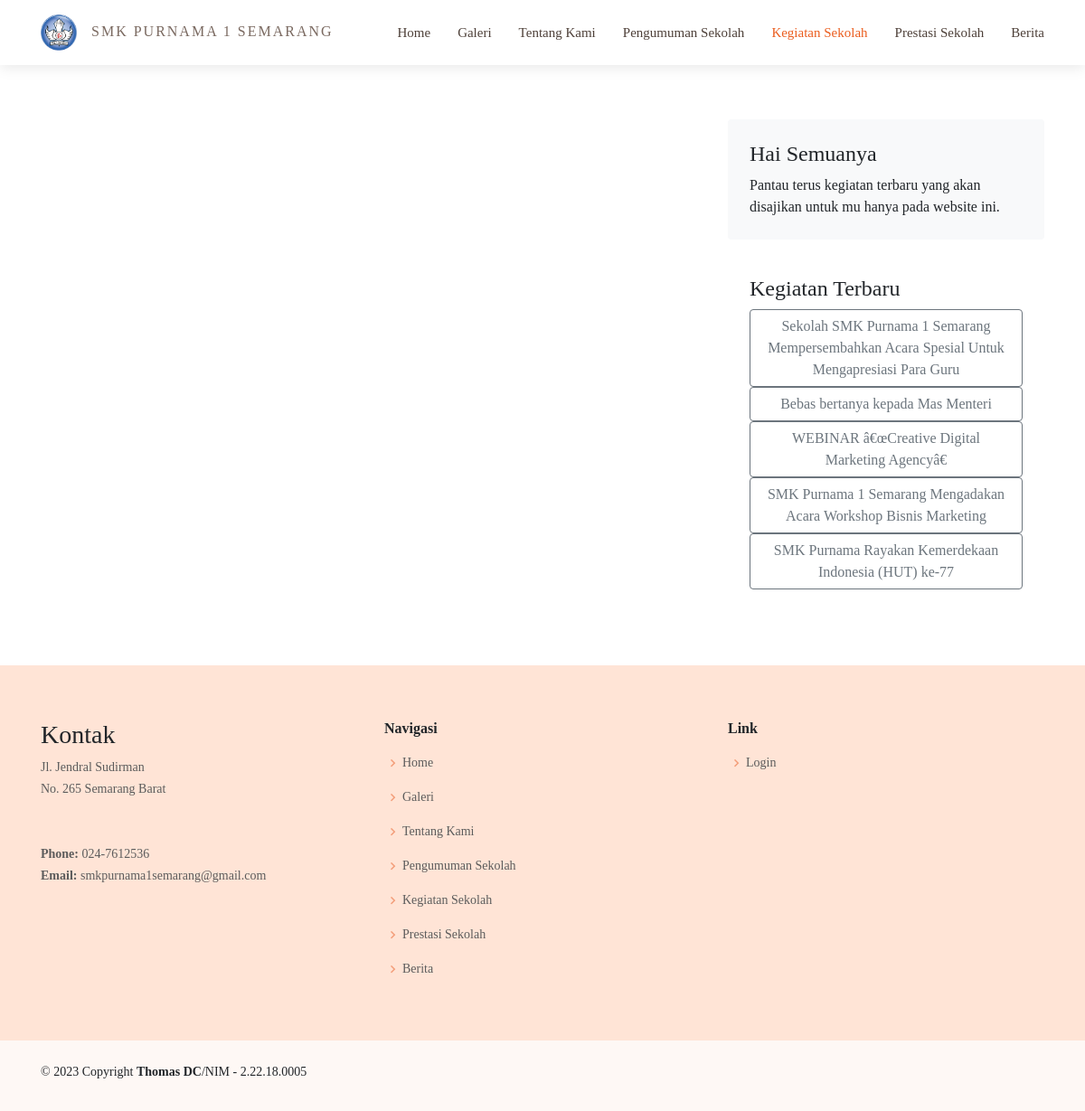
The app's page /WEB/baca-kegiatan.php with its own data.
### tables this page shows
CREATE TABLE `data_kegiatan` (
  `id` int(11) NOT NULL,
  `slug` text NOT NULL,
  `judul` text NOT NULL,
  `isi` text NOT NULL,
  `youtube` text,
  `tanggal` timestamp NOT NULL,
  `foto` varchar(255) NOT NULL,
  `tipe_gambar` varchar(30) NOT NULL,
  `ukuran_gambar` int(11) NOT NULL
);

CREATE TABLE `data_profil_sekolah` (
  `id_profil_sekolah` int(11) NOT NULL,
  `nm_sekolah` varchar(255) NOT NULL,
  `status_sekolah` varchar(255) NOT NULL,
  `nss_npsn` varchar(255) NOT NULL,
  `almt_sekolah` text NOT NULL,
  `telp_sekolah` varchar(255) NOT NULL,
  `email_sekolah` varchar(255) NOT NULL,
  `nm_kepsek` varchar(255) NOT NULL
);

### WEB/baca-kegiatan.php (the view, shortened to what this page needs)
<!DOCTYPE html>
<html lang="en">
<head>
    <link href="../WEB/assets/vendor/aos/aos.css" rel="stylesheet">
    <link href="../WEB/assets/vendor/bootstrap/css/bootstrap.min.css" rel="stylesheet">
    <link href="../WEB/assets/vendor/bootstrap-icons/bootstrap-icons.css" rel="stylesheet">
    <link href="../WEB/assets/vendor/boxicons/css/boxicons.min.css" rel="stylesheet">
    <link href="../WEB/assets/vendor/glightbox/css/glightbox.min.css" rel="stylesheet">
    <link href="../WEB/assets/vendor/swiper/swiper-bundle.min.css" rel="stylesheet">
    <link href="../WEB/assets/css/style.css" rel="stylesheet">
    <link href="../WEB/assets/css/components.css" rel="stylesheet">
</head>
<body>
    <?php
    include "header2.php";
    ?>
    <main id="main">
        <section id="kegiatan" class="portfolio">
            <div class="container" data-aos="fade-up">
                <div data-aos="fade-up" data-aos-delay="100">
                    <div class="row g-5">
                        <div class="col-md-8">
                        </div>
                        <div class="col-md-4">
                            <div class="position-sticky" style="top: 2rem;">
                                <div class="p-4 mb-3 bg-light rounded">
                                    <h4 class="fst-italic">Hai Semuanya</h4>
                                    <p class="mb-0">Pantau terus kegiatan terbaru yang akan disajikan untuk mu hanya pada website ini.</p>
                                </div>
                                <div class="p-4">
                                    <h4 class="fst-italic">Kegiatan Terbaru</h4>
                                    <ol class="list-unstyled mb-0">
                                        <?php
                                        include '../login/conn.php';
                                        $data = mysqli_query($conn, "SELECT * FROM data_kegiatan ORDER BY `id` DESC LIMIT 12 ");
                                        while ($d = mysqli_fetch_array($data)) {
                                        ?>
                                            <li><a class="btn btn-outline-secondary" style="width: 100% ;" href="<?php echo $d['slug']; ?>"><?php echo $d['judul']; ?></a></li>
                                        <?php } ?>
                                    </ol>
                                </div>
                            </div>
                        </div>
                    </div>
                </div>
            </div>
        </section>
    </main>
    <?php
    include "footer2.php";
    ?>
</body>
</html>

### WEB/footer2.php (shortened to what this page needs)
<footer id="footer">
  <div class="footer-top section-bg">
    <div class="container">
      <div class="row">
        <div class="col-lg-4 col-md-6 footer-contact">
          <h3>Kontak</h3>
          <p>
            Jl. Jendral Sudirman
            <br>
            No. 265 Semarang Barat<br>
            <br><br>
            <strong>Phone:</strong>
            <?php
            include '../login/conn.php';
            $cari_phone = mysqli_query($conn, "SELECT telp_sekolah FROM data_profil_sekolah ");
            $rows = mysqli_fetch_array($cari_phone);
            echo $rows['telp_sekolah'];
            ?>
            <br>
            <strong>Email:</strong>
            <?php
            $cari_email = mysqli_query($conn, "SELECT email_sekolah FROM data_profil_sekolah ");
            $rows = mysqli_fetch_array($cari_email);
            echo $rows['email_sekolah'];
            ?>
            <br>
          </p>
        </div>
        <div class="col-lg-4 col-md-3 footer-links">
          <h4>Navigasi</h4>
          <ul>
            <li><i class="bx bx-chevron-right"></i> <a href="../home#home">Home</a></li>
            <li><i class="bx bx-chevron-right"></i> <a href="../home#galeri">Galeri</a></li>
            <li><i class="bx bx-chevron-right"></i> <a href="../home#tentang">Tentang Kami</a></li>
            <li><i class="bx bx-chevron-right"></i> <a href="../home#pengumuman">Pengumuman Sekolah</a></li>
            <li><i class="bx bx-chevron-right"></i> <a href="../home#kegiatan">Kegiatan Sekolah</a></li>
            <li><i class="bx bx-chevron-right"></i> <a href="../home#capaian">Prestasi Sekolah</a></li>
            <li><i class="bx bx-chevron-right"></i> <a href="../semua-berita#berita">Berita</a></li>
          </ul>
        </div>
        <div class="col-lg-4 col-md-3 footer-links">
          <h4>Link</h4>
          <ul>
            <li><i class="bx bx-chevron-right"></i> <a href="../log-in">Login</a></li>
          </ul>
        </div>
      </div>
    </div>
  </div>
  <div class="container py-4">
    <div class="copyright">
      &copy;  Copyright <strong><span>Thomas DC</span></strong>/NIM - 2.22.18.0005
    </div>
  </div>
</footer>

### WEB/assets/css/style.css (style rules this page uses)
body { font-family: "SourceSansPro" !important; color: #212529; font-weight: normal; }
a { color: #eb5d1e; text-decoration: none; }
h1, h2, h3, h4, h5, h6, .font-primary { font-family: "SourceSansPro"; color: #212529; font-weight: normal; }
#main { margin-top: 72px; }
section { padding: 60px 0; overflow: hidden; }
.section-bg { background-color: #ffe4d6 !important; }
#footer { background: #fff; padding: 0 0 30px 0; color: #212529; font-size: 14px; background: #fef8f5; }
#footer .footer-top { padding: 60px 0 30px 0; background: #fff; }
#footer .footer-top .footer-contact { margin-bottom: 30px; }
#footer .footer-top .footer-contact p { font-size: 14px; line-height: 24px; margin-bottom: 0; font-family: "SourceSansPro"; color: #5c5c5c; }
#footer .footer-top h4 { font-size: 16px; font-weight: bold; color: #212529; position: relative; padding-bottom: 12px; }
#footer .footer-top .footer-links { margin-bottom: 30px; }
#footer .footer-top .footer-links ul { list-style: none; padding: 0; margin: 0; }
#footer .footer-top .footer-links ul i { padding-right: 2px; color: #f39e7a; font-size: 18px; line-height: 1; }
#footer .footer-top .footer-links ul li { padding: 10px 0; display: flex; align-items: center; }
#footer .footer-top .footer-links ul li:first-child { padding-top: 0; }
#footer .footer-top .footer-links ul a { color: #5c5c5c; transition: 0.3s; display: inline-block; line-height: 1; }
#footer .copyright { text-align: center; float: left; }

### WEB/assets/css/components.css (style rules this page uses)
.mb-0 { margin-bottom: 0px !important; }

### records on screen
data_kegiatan: judul "Sekolah SMK Purnama 1 Semarang Mempersembahkan Acara Spesial Untuk Mengapresiasi Para Guru"
data_kegiatan: judul "Bebas bertanya kepada Mas Menteri"
data_kegiatan: judul "WEBINAR â€œCreative Digital Marketing Agencyâ€"
data_kegiatan: judul "SMK Purnama 1 Semarang Mengadakan Acara Workshop Bisnis Marketing"
data_kegiatan: judul "SMK Purnama Rayakan Kemerdekaan Indonesia (HUT) ke-77"
data_profil_sekolah: telp_sekolah "024-7612536", email_sekolah "smkpurnama1semarang@gmail.com"
